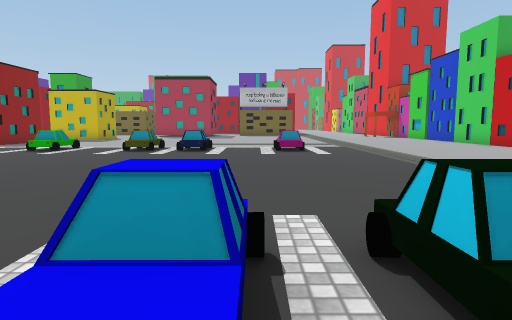
View 1 (above)

24 first-person views from a walk through a Unity game level. The camera is 1.2 m above the floor, tilts 6° down and sees 75° across. The floor is counted in squares, 2 m on a side. Each view is taken from the middle of a square. On the plan, view 1 faces up. The plan holds only what a view shows up to about 10 squares ahead; the rest is blank. The place goes on beyond the plan. The player is left out. Some surface patterns are stand-ins.

View 2
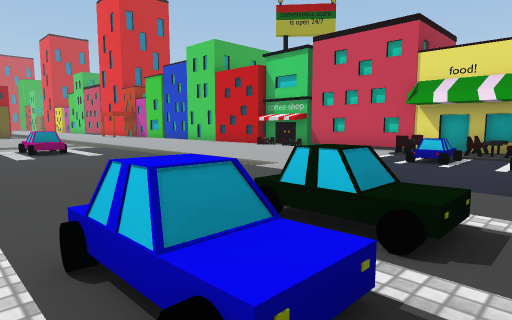

View 3
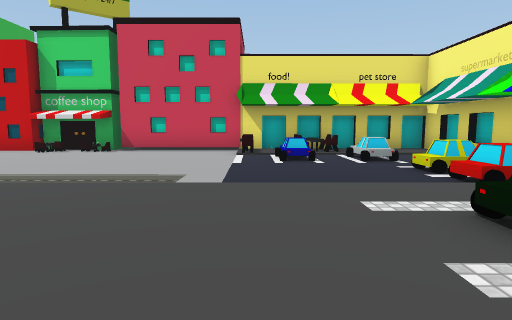

View 4
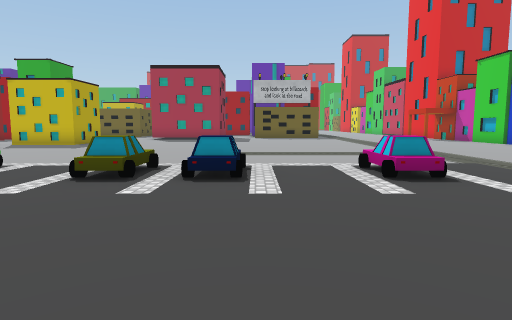

View 5
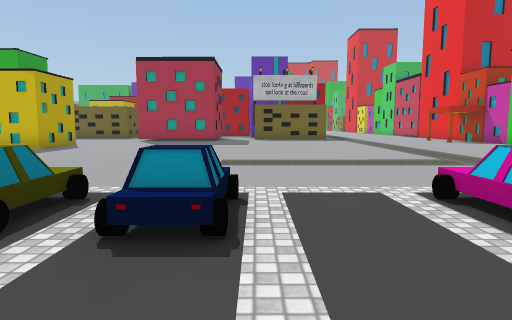

View 6
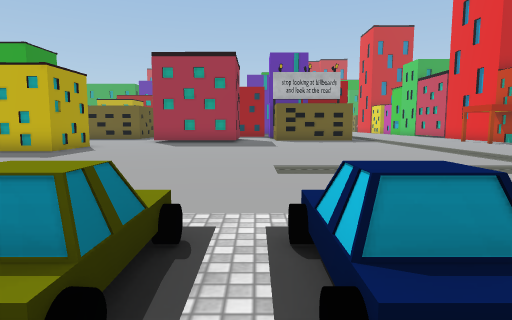

View 7
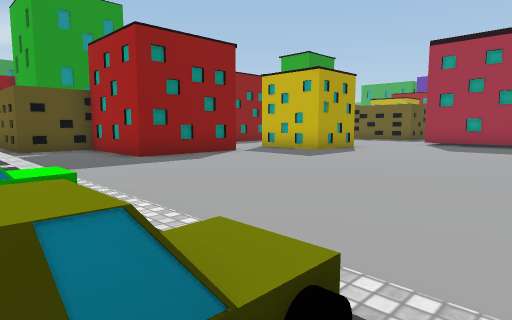

View 8
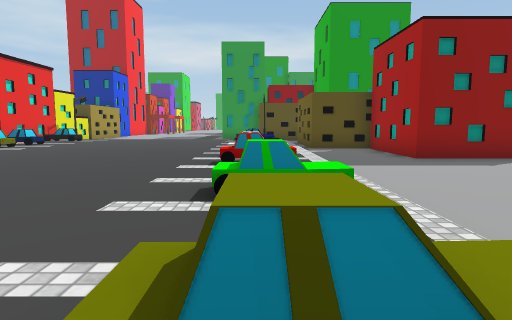

View 9
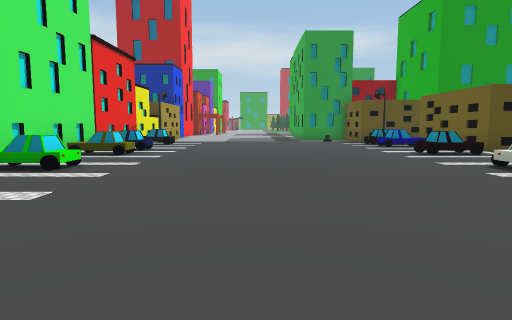

View 10
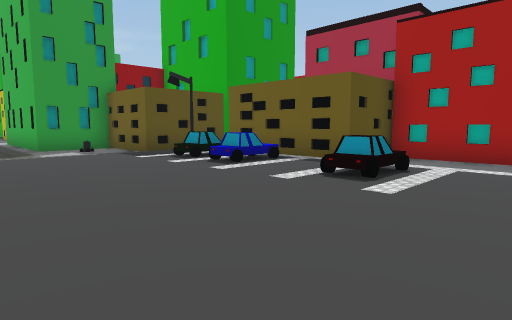

View 11
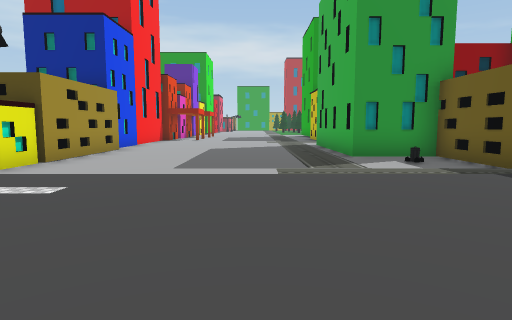

View 12
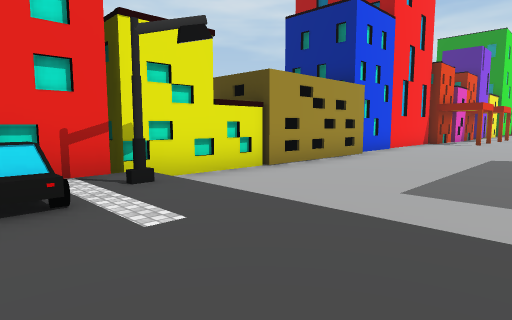

View 13
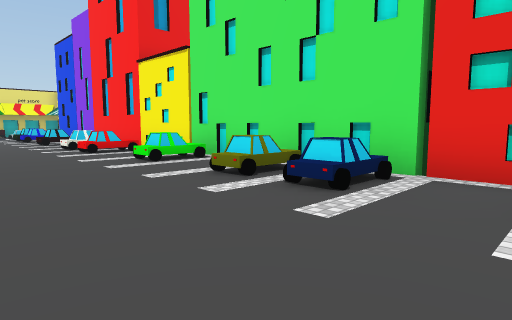

View 14
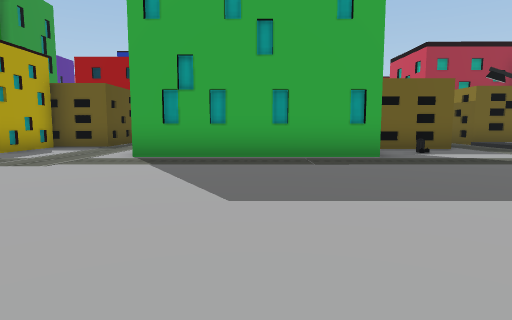

View 15
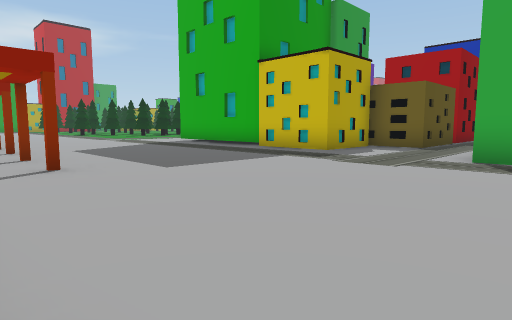

View 16
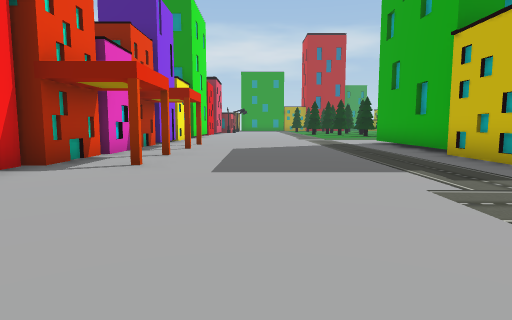

View 17
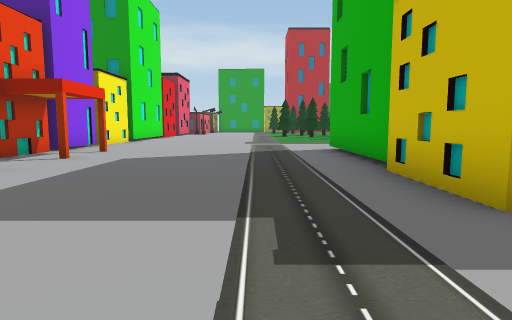

View 18
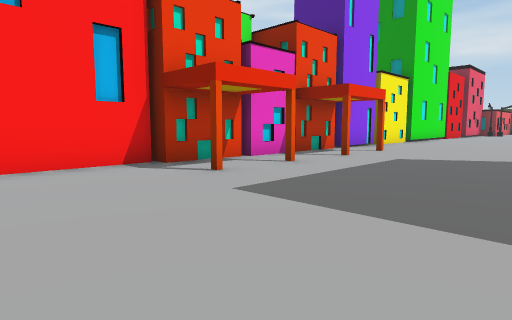

View 19
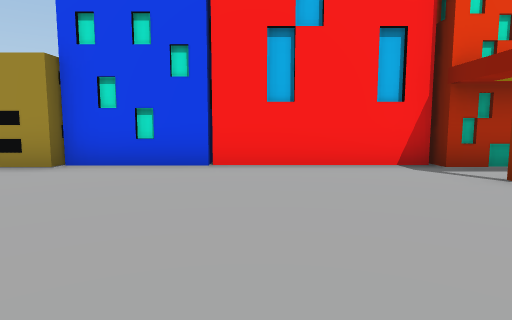

View 20
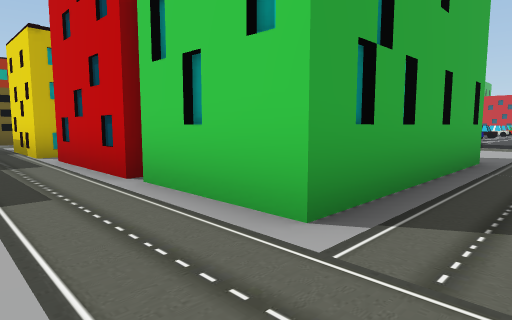

View 21
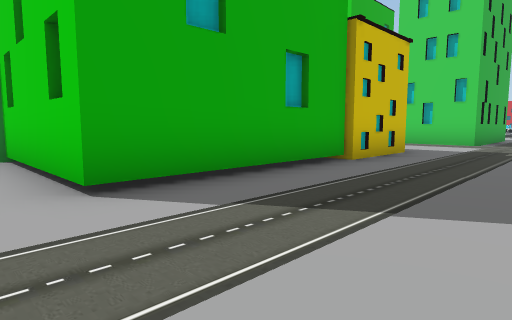

View 22
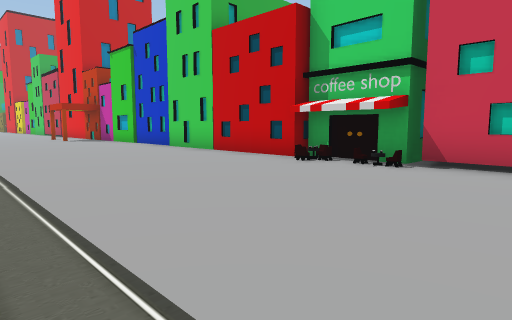

View 23
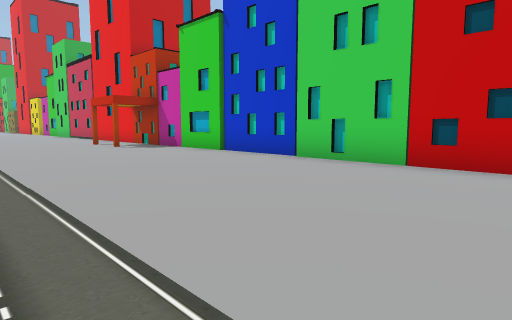

View 24
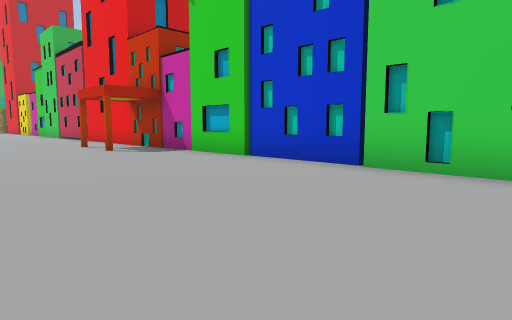

### Floor plan
Key: @ floor where view 1 was taken; # wall or solid block; x gap in a wall; . main floor; : floor 0.25 m higher than the main floor; / step, stairs or slope; = window, fence, low wall or low ledge; O other object.
Columns run from 35 left of view 1 to 10 right of it. Each row starts with its distance up from view 1.
 22                                         ....#
 21                                         ....#
 20                                        .....#
 19                               ..       .....#
 18            #               O ....      .....#
 17            .               #................#
 16            .              ..................O
 15            .              ..................#
 14           .#              ..................#
 13           .#              ..................#
 12           .O          ####..................O
 11  #       #.#          #.....................#
 10  #       #.#     #  ###.....................#
  9  #     ###.O    ##.///////////////////.....##
  8 .#     #...O   O...//==:=:/==:=:=/=:=:.....###
  7 .###O#O#...#   #.O./::::::::::::::::::.....#.#
  6 .................../::::::::::::::::::......##
  5 .................../::::::::::::::::::......#
  4 .................../::::::::::::::::::......#
  3 .................../::::::::::::::::::....=##
  2 .................../::::::::::::::::::...=.##
  1 ..O................#:=:==::=:==:= :==:.....##
  0 O##O##........###../:x:#####      /@///=.=. #
 -1        ########  O #  ##                  . #
 -2                  OOO                     ####
 -3                    O

Where each view was taken, in squares from view 1:
view 1: 0 up, 0 right, facing up
view 2: 0 up, 1 left, facing up-right
view 3: 3 up, 1 left, facing right
view 4: 4 up, 1 left, facing up
view 5: 6 up, 1 left, facing up
view 6: 7 up, 2 left, facing up
view 7: 8 up, 2 left, facing up-left
view 8: 8 up, 2 left, facing left
view 9: 4 up, 4 left, facing left
view 10: 4 up, 9 left, facing up-left
view 11: 4 up, 12 left, facing left
view 12: 4 up, 14 left, facing down-left
view 13: 4 up, 14 left, facing down-right
view 14: 0 up, 22 left, facing up
view 15: 0 up, 23 left, facing up-left
view 16: 3 up, 23 left, facing left
view 17: 5 up, 25 left, facing left
view 18: 5 up, 25 left, facing down-left
view 19: 5 up, 25 left, facing down
view 20: 5 up, 26 left, facing up-right
view 21: 4 up, 35 left, facing up-right
view 22: 5 up, 3 right, facing up-right
view 23: 10 up, 3 right, facing up-right
view 24: 12 up, 4 right, facing up-right
